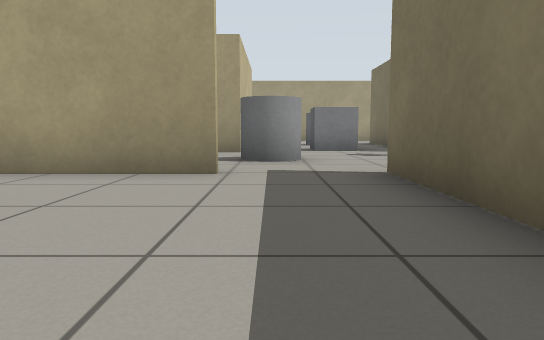
[1] (above)

21 first-person views from a walk through a robot-simulator world made for Gazebo. The camera is 0.5 m above the floor, tilts 6° down and sees 70° across. The floor is counted in squares, 1 m on a side. Each view is taken from the middle of a square. On the plan, view 1 faces up. The plan holds only what a view shows up to about 9 squares ahead; the rest is blank. Some stock models are drawn as simple stand-ins.

[2]
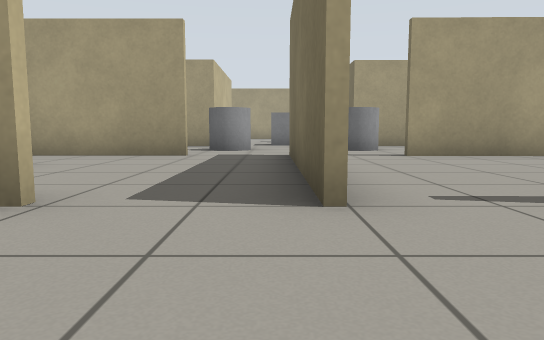

[3]
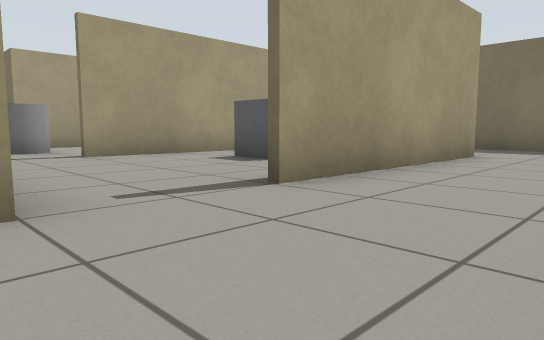

[4]
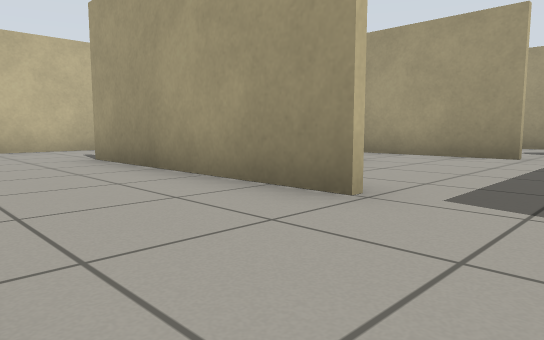

[5]
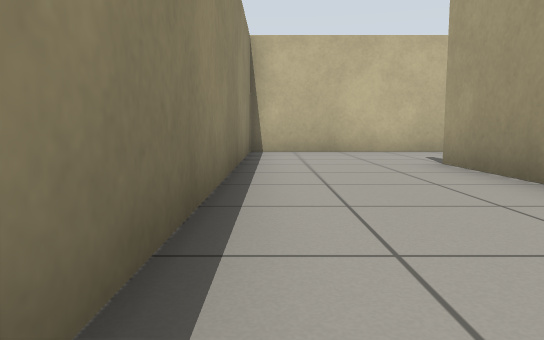

[6]
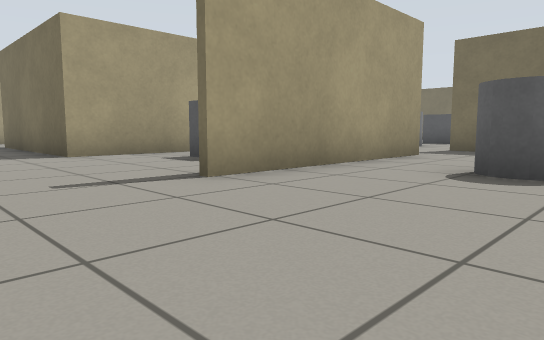

[7]
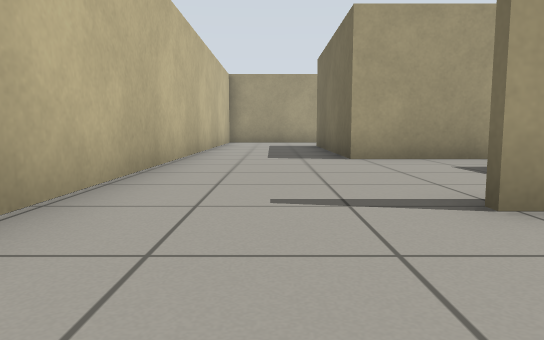

[8]
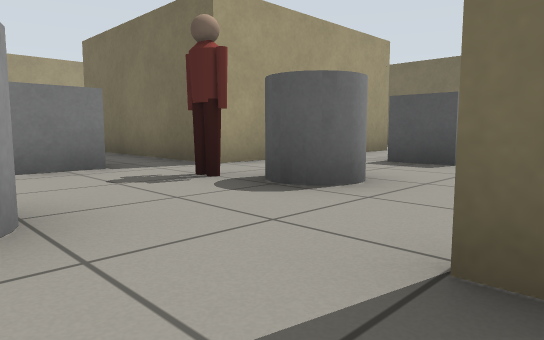

[9]
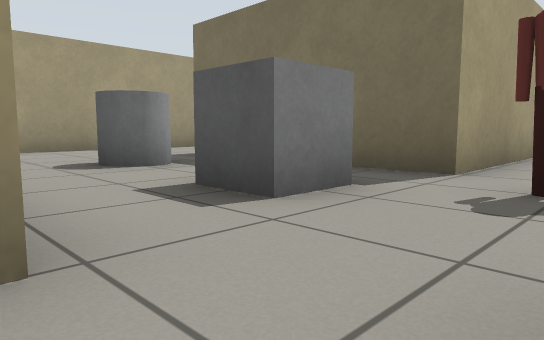

[10]
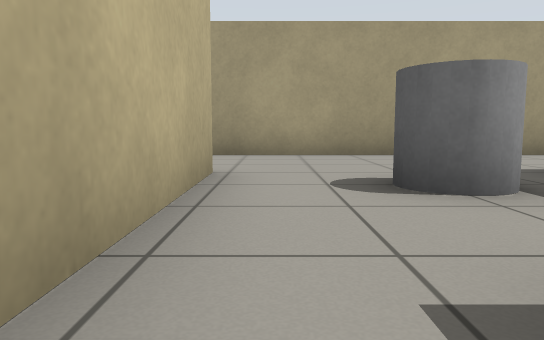

[11]
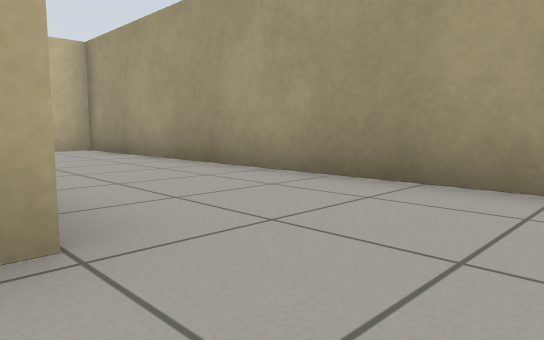

[12]
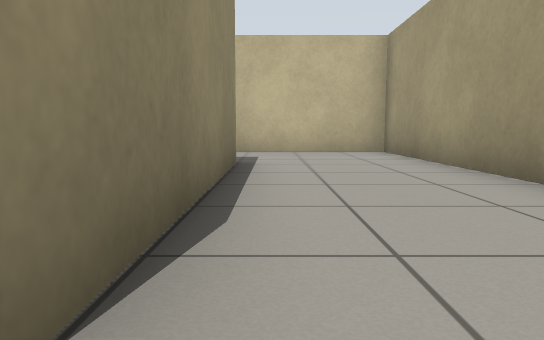

[13]
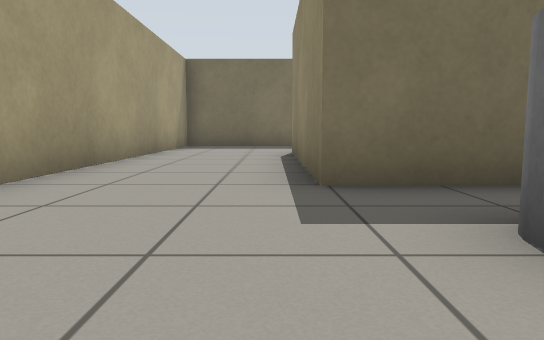

[14]
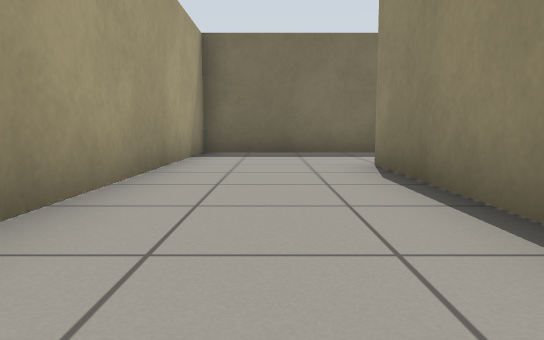

[15]
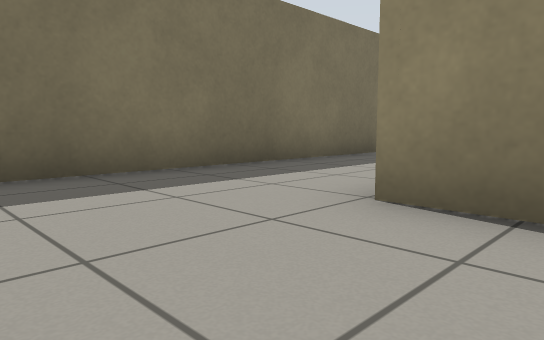

[16]
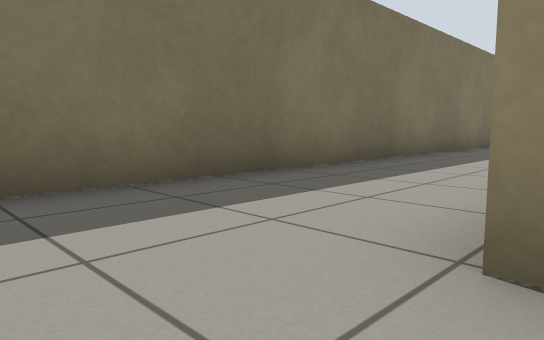

[17]
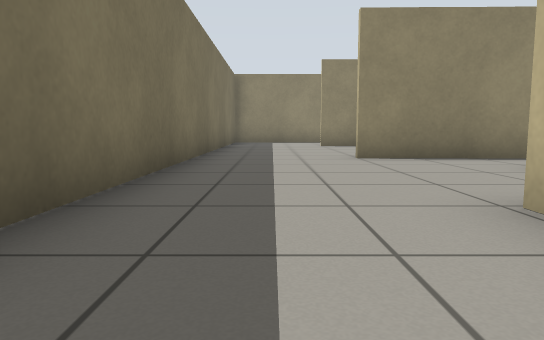

[18]
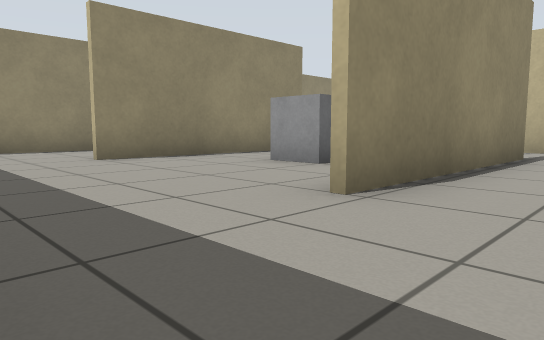

[19]
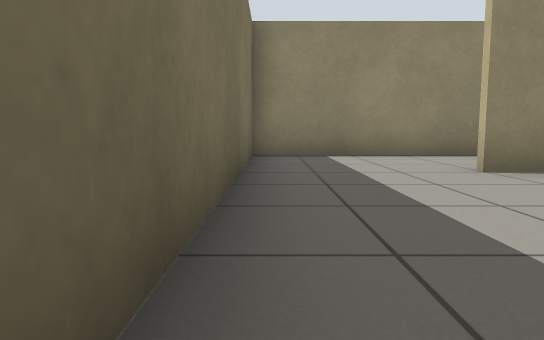

[20]
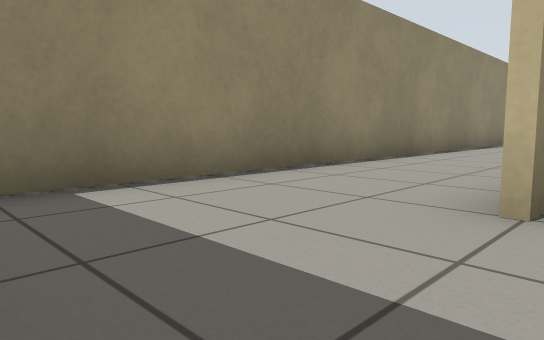

[21]
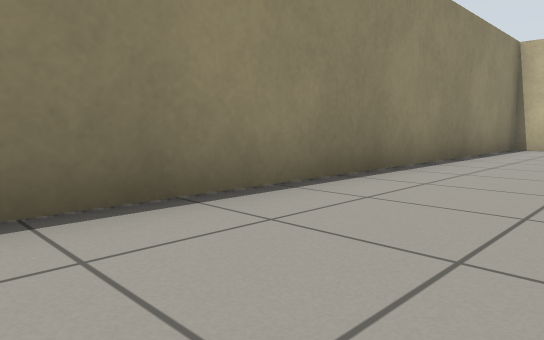

### Floor plan
Points are (right, up) in squares from view 1. A wall is a line through its corners. A room is listed if a view was taken in it or the views show most of it. See-through windows are left out.
Room 1 (views 1, 2, 3, 4, 5, 6, 7, 8, 9, 10, 11, 12, 13, 14, 15, 16, 17, 18, 19, 20, 21)
walls: (1.5, 4.4) (1.5, 3.9); (3.4, 4.4) (8.5, 4.3); (-0.5, 4.3) (-5.6, 4.3); (6.9, 4.3) (3.5, 4.3); (-2.9, 8.5) (-5.7, 8.5) (-5.7, 11.8); (1.3, -0.6) (1.3, 4.5); (4.3, -0.4) (8.6, -0.5) (3.5, -0.5); (-0.5, -0.5) (-5.6, -0.5); (8.5, 8.5) (3.4, 8.5) (3.4, 13.6) (8.5, 13.6); (-5.8, 13.6) (-0.7, 13.6) (-0.7, 8.5) (-1.3, 8.5); (-8.6, 0.9) (-8.6, -3.5) (11.4, -3.5) (11.4, 16.5) (-8.6, 16.5) (-8.6, 13.1); (-8.6, 11.1) (-8.6, 4.1)
objects: grey box (-4, 6) to (-3, 7); grey cylinder (-3, 2); grey cylinder (0, 6) to (0, 7); grey box (1, 9) to (2, 10); grey cylinder (1, 12) to (2, 13); grey cylinder (3, 6) to (3, 7); person (3, 8); grey box (6, 2); grey box (6, 6) to (6, 7)

Positions as (right, up) in squares from view 1, and headings:
1: (0, 0), facing up
2: (1, -3), facing up
3: (1, -3), facing up-right
4: (1, -3), facing up-left
5: (0, -3), facing left
6: (-8, 1), facing up-right
7: (-7, 2), facing up
8: (0, 4), facing up-right
9: (-1, 7), facing up-right
10: (0, 9), facing up
11: (1, 13), facing up-left
12: (0, 14), facing left
13: (0, 14), facing right
14: (3, 15), facing right
15: (7, 16), facing down-right
16: (8, 15), facing down-right
17: (10, 11), facing down
18: (11, 6), facing down-left
19: (11, 4), facing down
20: (11, 0), facing down-left
21: (2, -1), facing down-left
